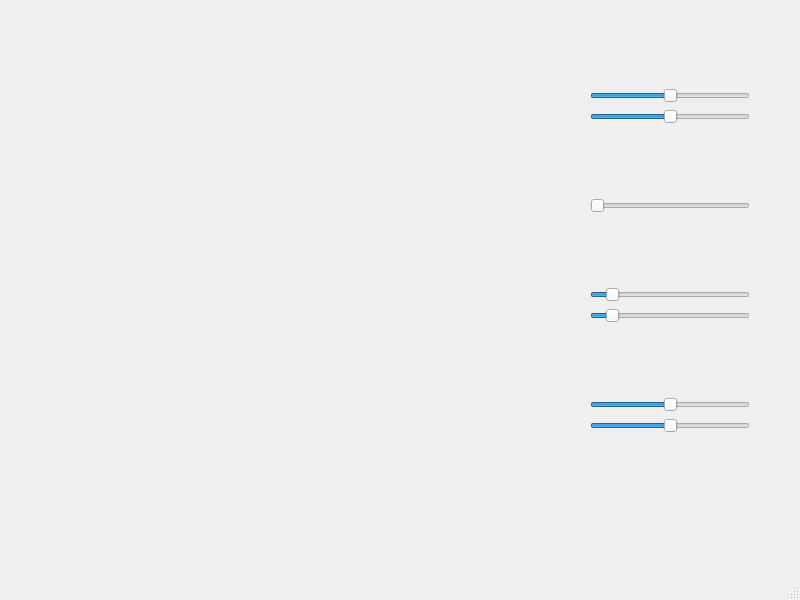
<?xml version="1.0" encoding="UTF-8"?>
<ui version="4.0">
 <class>MainWindow</class>
 <widget class="QMainWindow" name="MainWindow">
  <property name="geometry">
   <rect>
    <x>0</x>
    <y>0</y>
    <width>800</width>
    <height>600</height>
   </rect>
  </property>
  <property name="windowTitle">
   <string>MainWindow</string>
  </property>
  <property name="autoFillBackground">
   <bool>false</bool>
  </property>
  <widget class="QWidget" name="centralwidget">
   <widget class="Ekran" name="ekran" native="true">
    <property name="geometry">
     <rect>
      <x>20</x>
      <y>20</y>
      <width>500</width>
      <height>500</height>
     </rect>
    </property>
   </widget>
   <widget class="QWidget" name="verticalLayoutWidget">
    <property name="geometry">
     <rect>
      <x>590</x>
      <y>20</y>
      <width>160</width>
      <height>481</height>
     </rect>
    </property>
    <layout class="QVBoxLayout" name="verticalLayout">
     <item>
      <layout class="QVBoxLayout" name="verticalLayout_6">
       <item>
        <widget class="QSlider" name="horizontalSlider">
         <property name="minimum">
          <number>0</number>
         </property>
         <property name="maximum">
          <number>200</number>
         </property>
         <property name="value">
          <number>100</number>
         </property>
         <property name="sliderPosition">
          <number>100</number>
         </property>
         <property name="orientation">
          <enum>Qt::Horizontal</enum>
         </property>
        </widget>
       </item>
       <item>
        <widget class="QSlider" name="horizontalSlider_2">
         <property name="minimum">
          <number>0</number>
         </property>
         <property name="maximum">
          <number>200</number>
         </property>
         <property name="value">
          <number>100</number>
         </property>
         <property name="orientation">
          <enum>Qt::Horizontal</enum>
         </property>
        </widget>
       </item>
      </layout>
     </item>
     <item>
      <layout class="QVBoxLayout" name="verticalLayout_5">
       <item>
        <widget class="QSlider" name="horizontalSlider_3">
         <property name="maximum">
          <number>360</number>
         </property>
         <property name="orientation">
          <enum>Qt::Horizontal</enum>
         </property>
        </widget>
       </item>
      </layout>
     </item>
     <item>
      <layout class="QVBoxLayout" name="verticalLayout_4">
       <item>
        <widget class="QSlider" name="horizontalSlider_4">
         <property name="maximum">
          <number>100</number>
         </property>
         <property name="value">
          <number>10</number>
         </property>
         <property name="orientation">
          <enum>Qt::Horizontal</enum>
         </property>
        </widget>
       </item>
       <item>
        <widget class="QSlider" name="horizontalSlider_5">
         <property name="maximum">
          <number>100</number>
         </property>
         <property name="value">
          <number>10</number>
         </property>
         <property name="orientation">
          <enum>Qt::Horizontal</enum>
         </property>
        </widget>
       </item>
      </layout>
     </item>
     <item>
      <layout class="QVBoxLayout" name="verticalLayout_2">
       <item>
        <widget class="QSlider" name="horizontalSlider_6">
         <property name="minimum">
          <number>-1000</number>
         </property>
         <property name="maximum">
          <number>1000</number>
         </property>
         <property name="orientation">
          <enum>Qt::Horizontal</enum>
         </property>
        </widget>
       </item>
       <item>
        <widget class="QSlider" name="horizontalSlider_7">
         <property name="minimum">
          <number>-1000</number>
         </property>
         <property name="maximum">
          <number>1000</number>
         </property>
         <property name="orientation">
          <enum>Qt::Horizontal</enum>
         </property>
        </widget>
       </item>
      </layout>
     </item>
    </layout>
   </widget>
  </widget>
  <widget class="QMenuBar" name="menubar">
   <property name="geometry">
    <rect>
     <x>0</x>
     <y>0</y>
     <width>800</width>
     <height>21</height>
    </rect>
   </property>
  </widget>
  <widget class="QStatusBar" name="statusbar"/>
 </widget>
 <customwidgets>
  <customwidget>
   <class>Ekran</class>
   <extends>QWidget</extends>
   <header>ekran.h</header>
   <container>1</container>
   <slots>
    <slot>translationX(int)</slot>
    <slot>translationY(int)</slot>
    <slot>rotationA(int)</slot>
    <slot>scaleX(int)</slot>
    <slot>scaleY(int)</slot>
    <slot>shearingX(int)</slot>
    <slot>shearingY(int)</slot>
   </slots>
  </customwidget>
 </customwidgets>
 <resources/>
 <connections>
  <connection>
   <sender>horizontalSlider</sender>
   <signal>valueChanged(int)</signal>
   <receiver>ekran</receiver>
   <slot>translationX(int)</slot>
   <hints>
    <hint type="sourcelabel">
     <x>699</x>
     <y>204</y>
    </hint>
    <hint type="destinationlabel">
     <x>269</x>
     <y>290</y>
    </hint>
   </hints>
  </connection>
  <connection>
   <sender>horizontalSlider_2</sender>
   <signal>valueChanged(int)</signal>
   <receiver>ekran</receiver>
   <slot>translationY(int)</slot>
   <hints>
    <hint type="sourcelabel">
     <x>699</x>
     <y>204</y>
    </hint>
    <hint type="destinationlabel">
     <x>269</x>
     <y>290</y>
    </hint>
   </hints>
  </connection>
  <connection>
   <sender>horizontalSlider_3</sender>
   <signal>valueChanged(int)</signal>
   <receiver>ekran</receiver>
   <slot>rotationA(int)</slot>
   <hints>
    <hint type="sourcelabel">
     <x>669</x>
     <y>220</y>
    </hint>
    <hint type="destinationlabel">
     <x>269</x>
     <y>290</y>
    </hint>
   </hints>
  </connection>
  <connection>
   <sender>horizontalSlider_4</sender>
   <signal>valueChanged(int)</signal>
   <receiver>ekran</receiver>
   <slot>scaleX(int)</slot>
   <hints>
    <hint type="sourcelabel">
     <x>669</x>
     <y>318</y>
    </hint>
    <hint type="destinationlabel">
     <x>269</x>
     <y>290</y>
    </hint>
   </hints>
  </connection>
  <connection>
   <sender>horizontalSlider_5</sender>
   <signal>valueChanged(int)</signal>
   <receiver>ekran</receiver>
   <slot>scaleY(int)</slot>
   <hints>
    <hint type="sourcelabel">
     <x>669</x>
     <y>364</y>
    </hint>
    <hint type="destinationlabel">
     <x>269</x>
     <y>290</y>
    </hint>
   </hints>
  </connection>
  <connection>
   <sender>horizontalSlider_6</sender>
   <signal>valueChanged(int)</signal>
   <receiver>ekran</receiver>
   <slot>shearingX(int)</slot>
   <hints>
    <hint type="sourcelabel">
     <x>669</x>
     <y>439</y>
    </hint>
    <hint type="destinationlabel">
     <x>269</x>
     <y>290</y>
    </hint>
   </hints>
  </connection>
  <connection>
   <sender>horizontalSlider_7</sender>
   <signal>valueChanged(int)</signal>
   <receiver>ekran</receiver>
   <slot>shearingY(int)</slot>
   <hints>
    <hint type="sourcelabel">
     <x>669</x>
     <y>485</y>
    </hint>
    <hint type="destinationlabel">
     <x>269</x>
     <y>290</y>
    </hint>
   </hints>
  </connection>
 </connections>
</ui>
